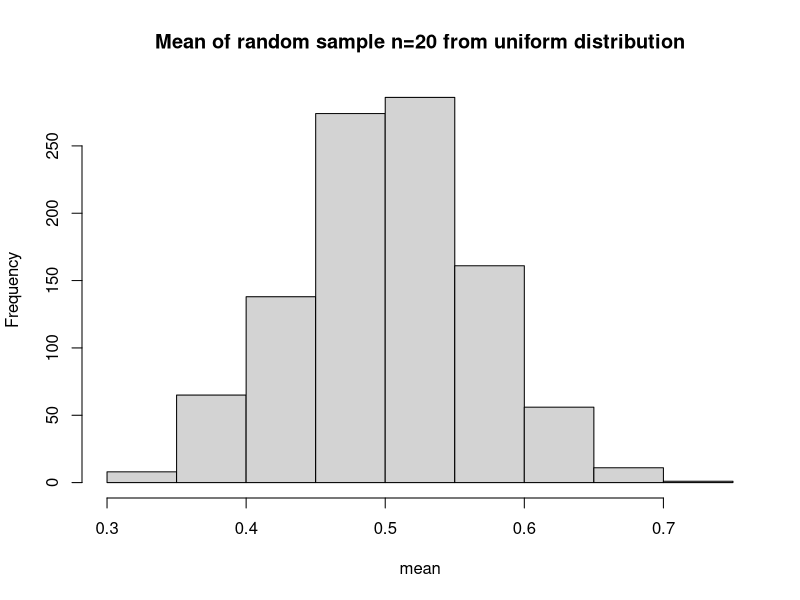

The R source for this figure:
## ---- chunk 1
  knitr::opts_chunk$set(include = TRUE)  # TRUE for solution; FALSE for questions set
  knitr::opts_chunk$set(echo = TRUE)
  knitr::opts_chunk$set(message = FALSE)
  knitr::opts_chunk$set(warning = FALSE)
  # knitr::opts_chunk$set(fig.height = 6, fig.width = 8, out.width = '50%', fig.align = "center")
  options(width = 90)
## ---- chunk 2
  set.seed(1)
  n = 100; p = 5
  X = matrix(rnorm(n * p), n, p)
  y = X %*% c(1, 0, 0, 1, -1) + rnorm(n)
## ---- chunk 3
#Solve for beta
solve((t(X)%*%X))%*%t(X)%*%y

#add an intercept
intercept <- matrix(1, n, 1)
X_1 = cbind(intercept, X)
solve((t(X_1)%*%X_1))%*%t(X_1)%*%y

#To check my work
lm(y~X)

## ---- chunk 4
set.seed(31498)
X_a <- runif(20)
mean_X_a <- mean(X_a)
mean_X_a
## ---- chunk 5
set.seed(31498)
X_b <- replicate(1000, {
  X_a <- runif(20)
  mean(X_a)
  })
hist(X_b, main = "Mean of random sample n=20 from uniform distribution", xlab="mean")

## ---- chunk 6
away_20 <- summary(X_b < 0.4 | X_b > 0.6)[3]
away_20
## ---- chunk 7
set.seed(230943)
#increase n=100
X_d_100 <- replicate(1000, {
  X_d_100 <- runif(100)
  mean(X_d_100)
  })
summary(X_d_100 < 0.4 | X_d_100 > 0.6)

#increase n=500
X_d_500 <- replicate(1000, {
  X_d_500 <- runif(500)
  mean(X_d_500)
  })
summary(X_d_500 < 0.4 | X_d_500 > 0.6)
